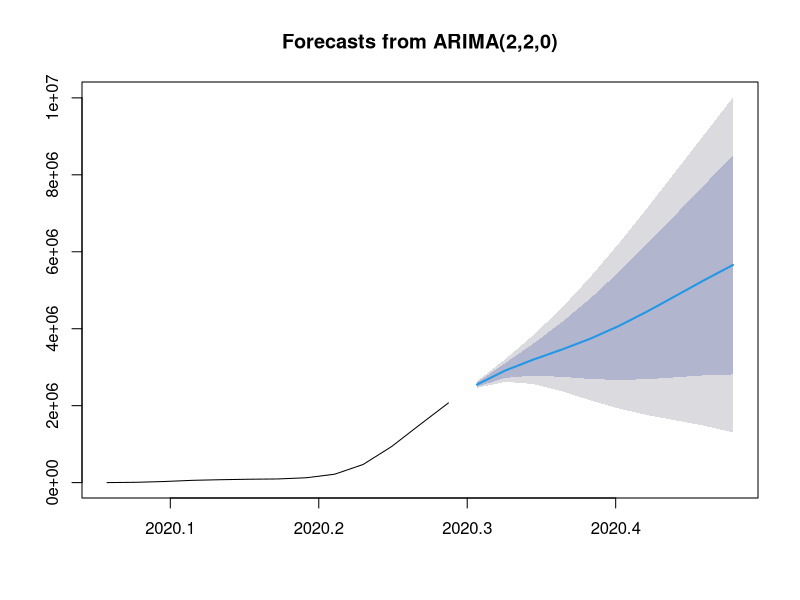

Source code (R):
x <- c(580, 7813, 28266, 59287, 75700,87820, 95314, 126214, 218843,471497, 936851, 1508725, 2072113)
library(lubridate)
library(forecast)
png(file = 'E:\\TY_Anushka_Sanika\\SEM_6\\BI\\our_BI_prac\\forecastTimeSeries.png')
mts <- ts(x,start = decimal_date(ymd("2020-01-22")),frequency = 365.25/7)
print(mts)
fit <- auto.arima(mts)
forecast(fit,2)
plot(forecast(fit,10))
dev.off()